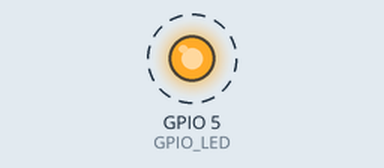
The sketch below on a simulated ESP32. Parts: output pins drawn as LEDs (lit = HIGH). Dashed ring = blinking. At 5.0 s the program puts the board to deep sleep or switches it off; the recording ends there.

Above: at 0.12 s.
Timing chart, 0 to 3.0 s (numbered marks = the images above):
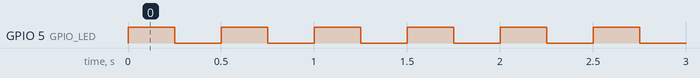

Measured:
- by itself, GPIO 5 (GPIO_LED): alternates HIGH for 0.25 s and LOW for 0.25 s

The sketch:

turn-on-led.ino
```cpp
/* Definição - GPIO do LED */
#define GPIO_LED          5

/* Definições - deep sleep */
#define FATOR_US_PARA_S   1000000  /* Fator de conversão de micro-segundos para segundos */
#define TEMPO_DEEP_SLEEP  60       /* Tempo para o ESP32 ficar em deep sleep (segundos) */

void setup()
{
    /* Configura GPIO do LED e o inicializa desligado */
    pinMode(GPIO_LED, OUTPUT);
    digitalWrite(GPIO_LED, LOW);
}

void loop()
{
    int i;

    /* Pisca o LED 10 vezes */
    for (i=0; i<10; i++)
    {
        digitalWrite(GPIO_LED, HIGH);
        delay(250);
        digitalWrite(GPIO_LED, LOW);
        delay(250);
    }

    /* Entra em deep sleep */
    esp_sleep_enable_timer_wakeup(TEMPO_DEEP_SLEEP * FATOR_US_PARA_S);
    esp_deep_sleep_start();
}
```
